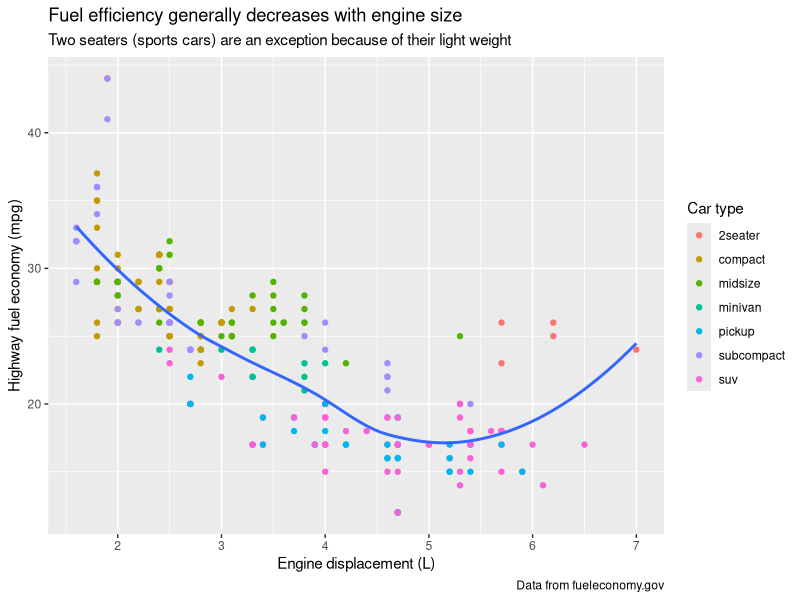
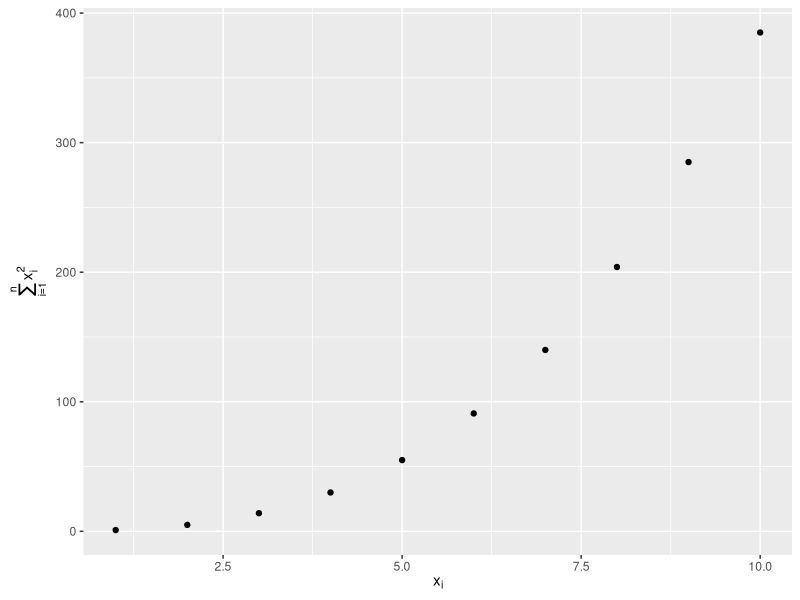
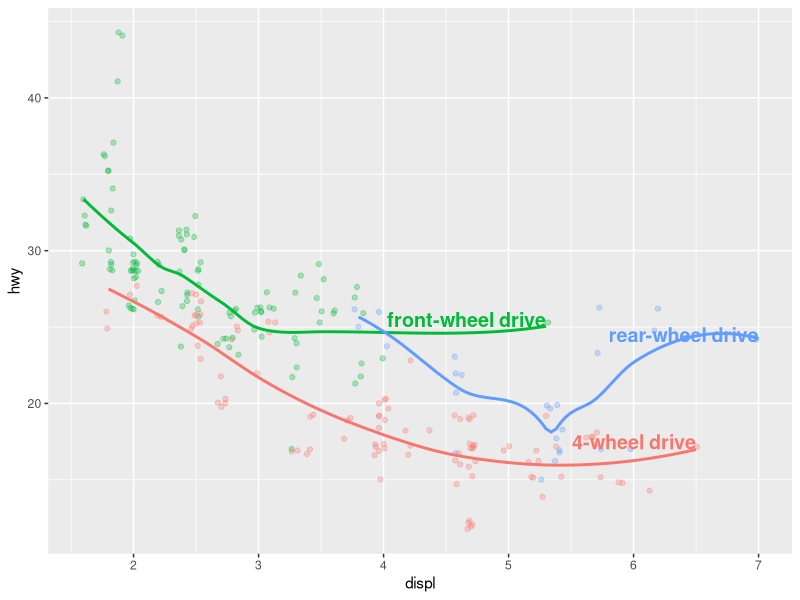
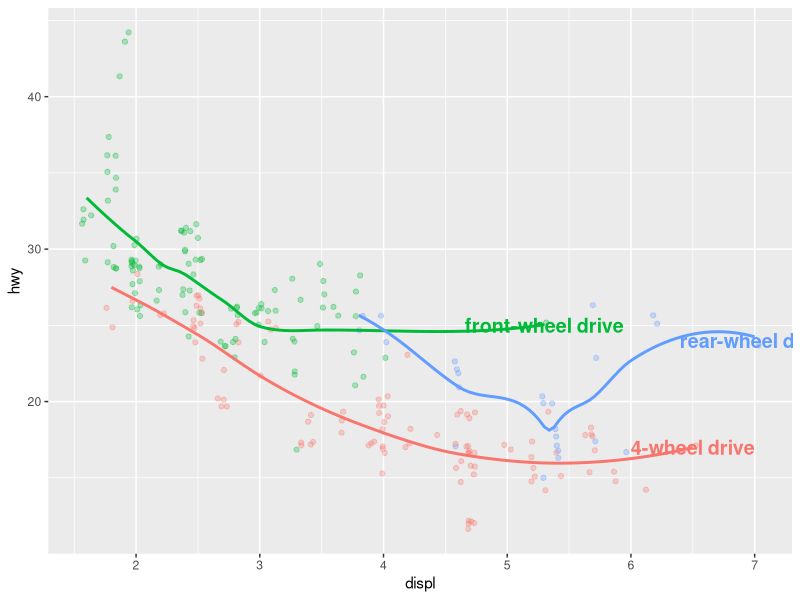
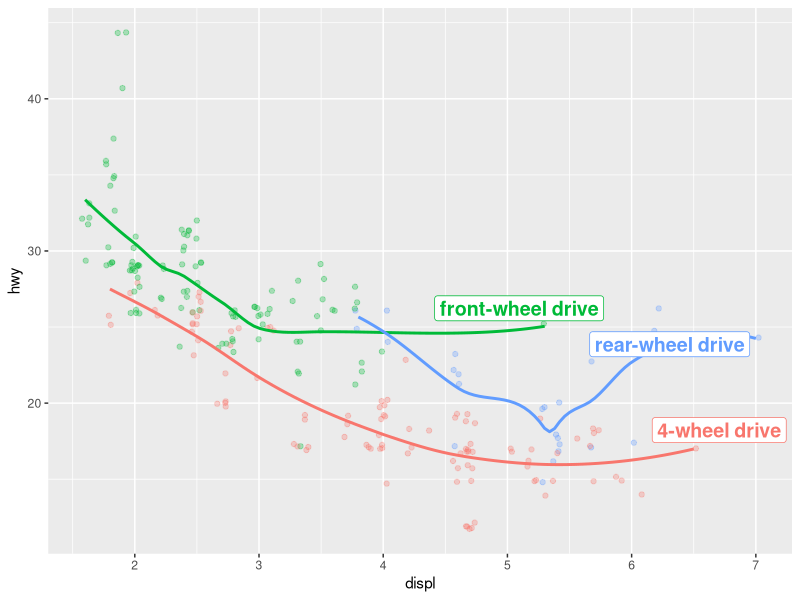
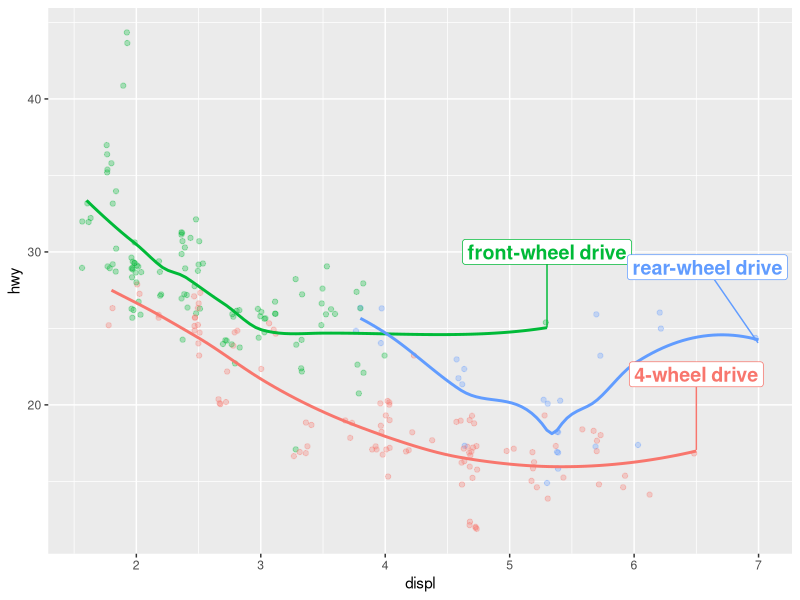
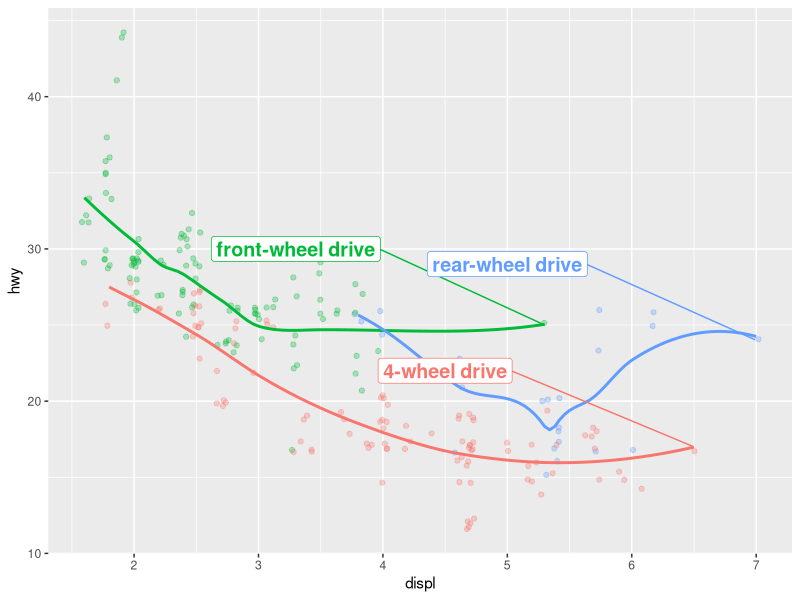
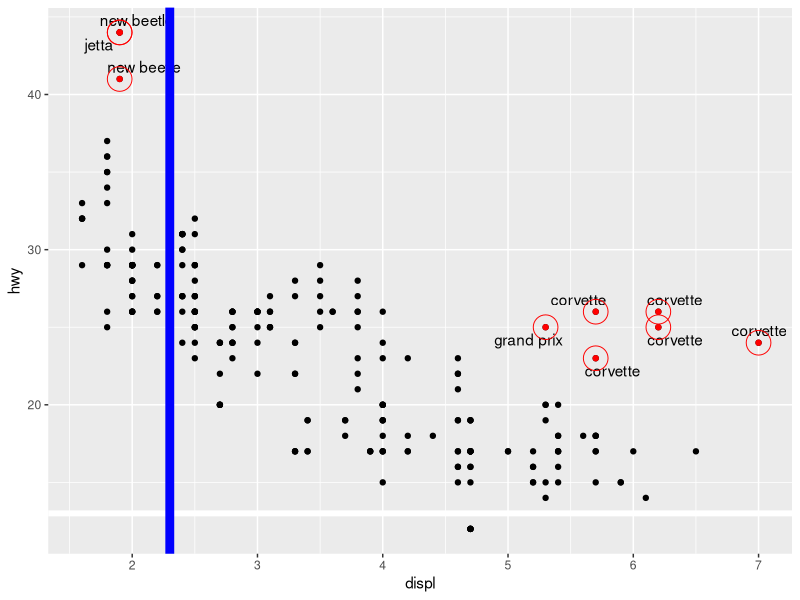

Recreate these plots in R, in order. (Note: this script raises an error after producing the figures.)
library(tidyverse)
library(scales)
library(ggrepel)
library(patchwork)

# labs() ----
ggplot(mpg, aes(x = displ, y = hwy)) +
  geom_point(aes(color = class)) +
  geom_smooth(se = FALSE) +
  labs(
    x = "Engine displacement (L)",
    y = "Highway fuel economy (mpg)",
    color = "Car type",
    title = "Fuel efficiency generally decreases with engine size",
    subtitle = "Two seaters (sports cars) are an exception because of their light weight",
    caption = "Data from fueleconomy.gov"
  )

?plotmath

df <- tibble(
  x = 1:10,
  y = cumsum(x^2)
)
df

# quote
df |>
  ggplot(aes(x, y)) +
  geom_point() +
  labs(
    x = quote(x[i]),
    y = quote(sum(x[i]^2, i == 1, n))
  )

# geom_text() ----

label_info <- mpg |>
  group_by(drv)
label_info
label_info <- mpg |>
  group_by(drv) |>
  arrange(displ)
label_info
mpg |>
  group_by(drv) |>
  arrange(desc(displ))

mpg |>
  group_by(drv) |>
  arrange(desc(displ)) |>
  slice_head(n = 1)

# case_when() ----
label_info <- mpg |>
  group_by(drv) |>
  arrange(desc(displ)) |>
  slice_head(n = 1) |>
  mutate(
    drive_type = case_when(
      drv == "f" ~ "front-wheel drive",
      drv == "4" ~ "4-wheel drive",
      drv == "r" ~ "rear-wheel drive"
    )
  ) |>
  select(displ, hwy, drv, drive_type)
label_info

mpg |>
  ggplot(aes(x = displ, y = hwy, color = drv)) +
  geom_point(alpha = 0.3, position = "jitter") +
  geom_smooth(se = FALSE) +
  geom_text(
    data = label_info,
    aes(x = displ, y = hwy, label = drive_type),
    fontface = "bold",
    size = 5,
    hjust = "right",
    vjust = "bottom"
  ) +
  theme(legend.position = "none")

mpg |>
  ggplot(aes(x = displ, y = hwy, color = drv)) +
  geom_point(alpha = 0.3, position = "jitter") +
  geom_smooth(se = FALSE) +
  geom_text(
    data = label_info,
    aes(x = displ, y = hwy, label = drive_type),
    fontface = "bold",
    size = 5
  ) +
  theme(legend.position = "none")

# geom_label_repel() ----
mpg |>
  ggplot(aes(x = displ, y = hwy, color = drv)) +
  geom_point(alpha = 0.3, position = "jitter") +
  geom_smooth(se = FALSE) +
  geom_label_repel(
    data = label_info,
    aes(x = displ, y = hwy, label = drive_type),
    fontface = "bold",
    size = 5
  ) +
  theme(legend.position = "none")

mpg |>
  ggplot(aes(x = displ, y = hwy, color = drv)) +
  geom_point(alpha = 0.3, position = "jitter") +
  geom_smooth(se = FALSE) +
  geom_label_repel(
    data = label_info,
    aes(x = displ, y = hwy, label = drive_type),
    fontface = "bold",
    size = 5,
    nudge_y = 5
  ) +
  theme(legend.position = "none")

mpg |>
  ggplot(aes(x = displ, y = hwy, color = drv)) +
  geom_point(alpha = 0.3, position = "jitter") +
  geom_smooth(se = FALSE) +
  geom_label_repel(
    data = label_info,
    aes(x = displ, y = hwy, label = drive_type),
    fontface = "bold",
    size = 5,
    nudge_y = 5,
    nudge_x = -2
  ) +
  theme(legend.position = "none")

potential_outliers <- mpg |>
  filter(hwy > 40 | (hwy > 20 & displ > 5))
potential_outliers |>
  select(hwy, displ)

# geom_point(), shape, circle open ----
ggplot(mpg, aes(x = displ, y = hwy)) +
  geom_point() +
  geom_text_repel(
    data = potential_outliers,
    aes(label = model)
  ) +
  geom_point(
    data = potential_outliers,
    color = "red"
  ) +
  geom_point(
    data = potential_outliers,
    color = "red",
    size = 8,
    shape = "circle open"
  ) +
  geom_hline(yintercept = 13, linewidth = 2, color = "white") +
  geom_vline(xintercept = 2.3, linewidth = 3, color = "blue")


# geom_vline(), geom_hline(), geom_rect() ----
ggplot(mpg, aes(x = displ, y = hwy)) +
  geom_rect(xmin = 3, xmax = 5, ymin = 20, ymax = 30) +
  geom_hline(yintercept = 13, linewidth = 2, color = "white") +
  geom_vline(xintercept = 2.3, linewidth = 3, color = "blue") +
  geom_point() +
  geom_text_repel(
    data = potential_outliers,
    aes(label = model),
  ) +
  geom_point(
    data = potential_outliers,
    color = "red"
  ) +
  geom_point(
    data = potential_outliers,
    color = "red",
    size = 4,
    shape = "circle open"
  )

# ggforce package using, geom_mark_hull() ----
library(ggforce)
ggplot(mpg, aes(x = displ, y = hwy)) +
  geom_point() +
  geom_text_repel(
    data = potential_outliers,
    aes(label = model)
  ) +
  geom_point(
    data = potential_outliers,
    color = "red"
  ) +
  geom_point(
    data = potential_outliers,
    color = "red",
    size = 8,
    shape = "circle open"
  ) +
  geom_mark_hull(x = 3, y = 20)

# geom_segment(), with the arrow ----
ggplot(mpg, aes(x = displ, y = hwy)) +
  geom_point() +
  geom_text_repel(
    data = potential_outliers,
    aes(label = model)
  ) +
  geom_point(
    data = potential_outliers,
    color = "red"
  ) +
  geom_point(
    data = potential_outliers,
    color = "red",
    size = 8,
    shape = "circle open"
  ) +
  geom_segment(
    aes(x = 1, y = 2, xend = 3, yend = 8),
    arrow = arrow(length = unit(0.8, "cm"))
  )

# annotate() ----
trend_text <- "Larger engine sizes tend to have lower fuel economy." |>
  str_wrap(width = 30)
trend_text

mpg |>
  ggplot(aes(x = displ, y = hwy)) +
  geom_point() +
  annotate(
    geom = "label", x = 3.5, y = 38,
    label = trend_text,
    hjust = "left",
    color = "red"
  )

# annotate() ----
mpg |>
  ggplot(aes(x = displ, y = hwy)) +
  geom_point() +
  annotate(
    geom = "label", x = 3.5, y = 38,
    label = trend_text,
    color = "red"
  ) +
  annotate(
    geom = "segment",
    x = 3, y = 35, xend = 5, yend = 25, color = "red",
    arrow = arrow(type = "closed")
  ) +
  annotate(
    geom = "segment",
    x = 3, y = 35, xend = 6, yend = 40, color = "blue",
    arrow = arrow(type = "open")
  )

# 11.4 scales ----
mpg |> ggplot(aes(x = displ, y = hwy)) +
  geom_point(aes(color = class)) +
  scale_x_continuous() +
  scale_y_continuous() +
  scale_color_discrete()

# breaks ----
mpg |> ggplot(aes(x = displ, y = hwy, color = drv)) +
  geom_point() +
  scale_y_continuous(breaks = seq(15, 40, by=5))

mpg |> ggplot(aes(x = displ, y = hwy, color = drv)) +
  geom_point() +
  scale_x_continuous(breaks = seq(3, 6, by=1.5))
mpg |> ggplot(aes(x = displ, y = hwy, color = drv)) +
  geom_point() +
  scale_x_continuous(breaks = seq(0, 7, by=1))

# labels ----
ggplot(mpg, aes(x = displ, y = hwy, color = drv)) +
  geom_point() +
  scale_x_continuous(labels = NULL) +
  scale_y_continuous(labels = NULL) +
  scale_color_discrete(labels = c("4" = "4-wheel", "f" = "front", "r" = "rear"))

# label_dollar() ----
ggplot(diamonds, aes(x = price, y = cut)) +
  geom_boxplot(alpha = 0.05) +
  scale_x_continuous(labels = label_dollar())

ggplot(diamonds, aes(x = price, y = cut)) +
  geom_boxplot(alpha = 0.05) +
  scale_x_continuous(
    labels = label_dollar(scale = 1/1000, suffix = "K"), 
    breaks = seq(1000, 19000, by = 6000)
  )

# label_percent() ----
ggplot(diamonds, aes(x = cut, fill = clarity)) +
  geom_bar(position = "fill") +
  scale_y_continuous(name = "Percentage")
ggplot(diamonds, aes(x = cut, fill = clarity)) +
  geom_bar(position = "fill") +
  scale_y_continuous(name = "Percentage", labels = label_percent())
ggplot(diamonds, aes(x = cut, fill = clarity)) +
  geom_bar() +
  scale_y_continuous(name = "coun t")

# scale_x_date
presidential |> 
  mutate( id = 33 +row_number()) |> 
  ggplot(aes(x = start, y = end)) +
  geom_point() +
  geom_segment(aes(xend = end, yend = end))

presidential |>
  mutate(id = 33 + row_number()) |>
  ggplot(aes(x = start, y = id)) +
  geom_point() +
  geom_segment(aes(xend = end, yend = id))+
  scale_x_date(
    name = NULL, 
    breaks = presidential$start,
    date_labels = "'%y")

# legend layout
base <- ggplot(mpg, aes(x = displ, y = hwy)) +
  geom_point(aes(color = class))
base

base + theme(legend.position = "right") # the default
base + theme(legend.position = "left")
base + 
  theme(legend.position = "top") +
  guides(color = guide_legend(nrow = 3))
base + 
  theme(legend.position = "bottom") +
  guides(color = guide_legend(nrow = 3))

ggplot(mpg, aes(x = displ, y = hwy)) +
  geom_point(aes(color = class)) +
  geom_smooth(se = FALSE) +
  theme(legend.position = "bottom") +
  guides(color = guide_legend(nrow = 2, override.aes = list(size = 4)))

ggplot(mpg, aes(x = displ, y = hwy)) +
  geom_point(aes(color = class)) +
  geom_smooth(se = FALSE) +
  theme(legend.position = "bottom") +
  guides(color = guide_legend(nrow = 4, override.aes = list(size = 8)))

ggplot(diamonds, aes(x = carat, y = price)) +
  geom_bin2d() +
  scale_x_log10() +
  scale_y_log10()

ggplot(mpg, aes(x = displ, y = hwy)) +
  geom_point(aes(color = drv))

# colorbrewer
ggplot(mpg, aes(x = displ, y = hwy)) +
  geom_point(aes(color = drv)) +
  scale_color_brewer(palette = "Set1")

presidential |>
  mutate(id = 33 + row_number()) |>
  ggplot(aes(x = start, y = id, color = party)) +
  geom_point() +
  geom_segment(aes(xend = end, yend = id)) +
  scale_color_manual(values = c(Republican = "#E81B23", Democratic = "#00AEF3"))

# coord_fixed() ----
df <- tibble(
  x = rnorm(10000),
  y = rnorm(10000)
)
df
ggplot(df, aes(x, y)) +
  geom_hex() +
  coord_fixed() +
  labs(title = "Default, continuous", x = NULL, y = NULL)
ggplot(df, aes(x, y)) +
  geom_hex() +
  coord_fixed() +
  scale_fill_viridis_c() +
  labs(title = "Viridis, continuous", x = NULL, y = NULL)
ggplot(df, aes(x, y)) +
  geom_hex() +
  coord_fixed() +
  scale_fill_viridis_b() +
  labs(title = "Viridis, binned", x = NULL, y = NULL)
# error
ggplot(df, aes(x, y)) +
  geom_hex() +
  coord_fixed() +
  scale_fill_viridis_d() +
  labs(title = "Viridis, binned", x = NULL, y = NULL)
# ensures that the ranges of axes are equal to the specified ratio by
# adjusting the plot aspect ratio

p <- ggplot(mtcars, aes(mpg, wt)) + geom_point()
p + coord_fixed(ratio = 1)
p + coord_fixed(ratio = 5)

ggplot(mpg, aes(x = displ, y = hwy)) +
  geom_point(aes(color = drv)) +
  geom_smooth()

mpg |>
  filter(displ >= 5 & displ <= 6 & hwy >= 10 & hwy <= 25) |>
  ggplot(aes(x = displ, y = hwy)) +
  geom_point(aes(color = drv)) +
  geom_smooth()

# reducing the limits is equivalent to subsetting the data
ggplot(mpg, aes(x = displ, y = hwy)) +
  geom_point(aes(color = drv)) +
  geom_smooth() +
  scale_x_continuous(limits = c(5, 6)) +
  scale_y_continuous(limits = c(10, 25))

# Zoom
ggplot(mpg, aes(x = displ, y = hwy)) +
  geom_point(aes(color = drv)) +
  geom_smooth() +
  coord_cartesian(xlim = c(5, 6), ylim = c(10, 25))

# ----

suv <- mpg |> filter(class == "suv")
compact <- mpg |> filter(class == "compact")

ggplot(suv, aes(x = displ, y = hwy, color = drv)) +
  geom_point()

ggplot(compact, aes(x = displ, y = hwy, color = drv)) +
  geom_point()

x_scale <- scale_x_continuous(limits = range(mpg$displ))
y_scale <- scale_y_continuous(limits = range(mpg$hwy))
col_scale <- scale_color_discrete(limits = unique(mpg$drv))

# Left
ggplot(suv, aes(x = displ, y = hwy, color = drv)) +
  geom_point() +
  x_scale +
  y_scale +
  col_scale

# Right
ggplot(compact, aes(x = displ, y = hwy, color = drv)) +
  geom_point() +
  x_scale +
  y_scale +
  col_scale

# themes ----
ggplot(mpg, aes(x = displ, y = hwy)) +
  geom_point(aes(color = class)) +
  geom_smooth(se = FALSE)
ggplot(mpg, aes(x = displ, y = hwy)) +
  geom_point(aes(color = class)) +
  geom_smooth(se = FALSE) +
  theme_bw()

library(ggthemes)
# themes ----
ggplot(mpg, aes(x = displ, y = hwy)) +
  geom_point(aes(color = class)) +
  geom_smooth(se = FALSE) +
  theme_classic()

ggplot(mpg, aes(x = displ, y = hwy, color = drv)) +
  geom_point() +
  labs(
    title = "Larger engine sizes tend to have lower fuel economy",
    caption = "Source: https://fueleconomy.gov."
  ) +
  theme(
    legend.position = c(0.6, 0.7),
    legend.direction = "horizontal",
    legend.box.background = element_rect(color = "black"),
    plot.title = element_text(face = "bold"),
    plot.title.position = "plot",
    plot.caption.position = "plot",
    plot.caption = element_text(hjust = 0)
  )
# ggthemes package ----
ggplot(mpg, aes(x = displ, y = hwy)) +
  geom_point(aes(color = class)) +
  geom_smooth(se = FALSE) +
  ggthemes::theme_base()
ggplot(mpg, aes(x = displ, y = hwy)) +
  geom_point(aes(color = class)) +
  geom_smooth(se = FALSE) +
  ggthemes::theme_clean()
ggplot(mpg, aes(x = displ, y = hwy)) +
  geom_point(aes(color = class)) +
  geom_smooth(se = FALSE) +
  ggthemes::theme_excel()
ggplot(mpg, aes(x = displ, y = hwy)) +
  geom_point(aes(color = class)) +
  geom_smooth(se = FALSE) +
  ggthemes::theme_solid()

# layout ----
p1 <- ggplot(mpg, aes(x = displ, y = hwy)) + 
  geom_point() + 
  labs(title = "Plot 1")
p2 <- ggplot(mpg, aes(x = drv, y = hwy)) + 
  geom_boxplot() + 
  labs(title = "Plot 2")
p1 + p2

p3 <- ggplot(mpg, aes(x = cty, y = hwy)) + 
  geom_point() + 
  labs(title = "Plot 3")
(p1 | p3) / p2


# patchwork package using
p1 <- ggplot(mpg, aes(x = drv, y = cty, color = drv)) + 
  geom_boxplot(show.legend = FALSE) + 
  labs(title = "Plot 1")
p2 <- ggplot(mpg, aes(x = drv, y = hwy, color = drv)) + 
  geom_boxplot(show.legend = FALSE) + 
  labs(title = "Plot 2")
p3 <- ggplot(mpg, aes(x = cty, color = drv, fill = drv)) + 
  geom_density(alpha = 0.5) + 
  labs(title = "Plot 3")
p4 <- ggplot(mpg, aes(x = hwy, color = drv, fill = drv)) + 
  geom_density(alpha = 0.5) + 
  labs(title = "Plot 4")
p5 <- ggplot(mpg, aes(x = cty, y = hwy, color = drv)) + 
  geom_point(show.legend = FALSE) + 
  facet_wrap(~drv) +
  labs(title = "Plot 5")

(guide_area() /(p1+p2)/(p3+p4)/p5) +
  plot_annotation(
    title = "City and highway mileage for cars with different drive trains",
    caption = "Source: https://fueleconomy.gov."
  ) +
  plot_layout(
    guides = "collect",
    heights = c(1,3,5,7)
  ) &
  theme(legend.position = "top")
